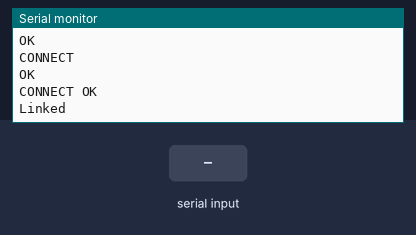
A sketch run on a simulated Arduino Uno, built with avr-gcc and run on an emulated ATmega328P. Shown: the last lines printed to the serial monitor. The inputs (shaded band) are chosen by the test bench. The modem accepts every AT command (registered, SIM ready, sends succeed) and sends nothing else.

Above: at 13.3 s.
13.4 s: "1" received over the second serial link
At 14.4 s:
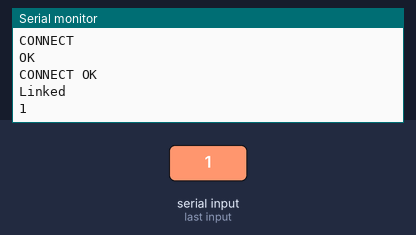
14.9 s: "0" received over the second serial link
At 15.6 s:
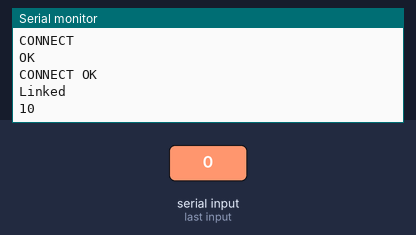

Measured:
- after the input at 13.4 s, the serial monitor: prints a new line at once (image 1)
- after the input at 14.9 s, the serial monitor: prints a new line at once (image 2)

The sketch:

connectNetUsingCPI_REFFERED.ino
```cpp
// Reference: https://circuitdigest.com/microcontroller-projects/send-data-to-web-server-using-sim900a-arduino

#include <SoftwareSerial.h>

SoftwareSerial mySerial(2, 3); // RX, TX
String Start="AT+CIPSTART=\"TCP\"";     // TCPIP start command
String ip="\"battlesnake-sl-2021.herokuapp.com/\"";
int port=80;
void setup() {
  // put your setup code here, to run once:
  Serial.begin(9600);
  mySerial.begin(9600);
  initGSM();
  initGPRS();
  //pinMode(13, OUTPUT);
  String svr=Start+","+ip+",\"80\"";
  delay(1000);
  exec(svr);
}

void loop() {
  if (mySerial.available()) {
    Serial.write(mySerial.read());
  }
  if (Serial.available()) {
    mySerial.write(Serial.read());
  }
}

void initGSM()
{
  connectGSM("AT","OK");
  connectGSM("ATE1","OK");
  connectGSM("AT+CPIN?","READY");
}
void initGPRS()
{
  connectGSM("AT+CIPSHUT","OK");
  connectGSM("AT+CGATT=1","OK");
  connectGSM("AT+CSTT=\"www\",\"\",\"\"","OK");
  exec("AT+CIICR");
  delay(1000);
  exec("AT+CIFSR");
  delay(1000);

}

void HTTPCheck()
{
  exec("at+httpinit");
  exec("at+httppara=\"CID\",1");
  exec("at+httppara=\"URL\",\"https://battlesnake-sl-2021.herokuapp.com/\"");
  exec("at+httpaction=0");
  delay(500);
  exec("at+httpterm");
}

void connectGSM (String cmd, char *res)
{
  while(1)
  {
    Serial.println(cmd);
    mySerial.println(cmd);
    delay(500);
    while(mySerial.available()>0)
    {
      if(mySerial.find(res))
      {
        delay(1000);
        return;
      }
    }
    delay(1000);
   }
 }

 void exec(String cmd)
 {
    Serial.println(cmd);
    mySerial.println(cmd);
 }
```
